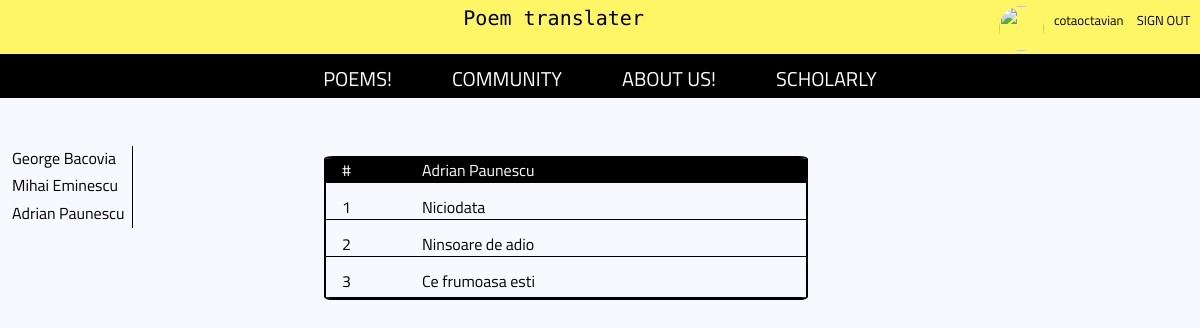
/poems/authorsPoem/4 (signed in), run on the app's committed database.
### tables this page shows
CREATE TABLE `autor` (
  `ID` int(11) NOT NULL,
  `nume` varchar(256) NOT NULL
);

CREATE TABLE `poezie_romana` (
  `ID` int(11) NOT NULL,
  `poezie` text NOT NULL,
  `id_autor` int(11) NOT NULL,
  `titlu` varchar(256) NOT NULL
);

### libs/View.php (called while the page is built, shortened)
<?php
class View {
    public function render($name){
        require 'views/' . $name . '.php';
    }
}

### controllers/PoemsController.php (called while the page is built, shortened)
<?php
require 'models/poems_model.php';
class Poems extends Controller{
    function __construct(){
        $this->view = new View();
        $this->model = new Poems_Model();
    }
    function authorsPoem($var){
        $this->view->authorData=$this->model->authors();
        $this->view->poemData=$this->model->authorsPoem($var);
        $this->view->render('poems/index');
    }
}

### index.php (called while the page is built, shortened)
<?php
$app = new App();

### libs/Session.php (called while the page is built, shortened)
<?php
class Session{
    public static function get($key){
        if(isset($_SESSION[$key]))
        return $_SESSION[$key];
    }
}

### libs/Model.php (called while the page is built)
<?php
require_once 'classes/Database.php';
class Model
{
    function __construct(){
            $this->db=Database::instance();
    }
}

### libs/classes/Database.php (called while the page is built, shortened)
<?php
class Database
{
    protected static $instance = null;
    public static function instance()
    {
        if(self::$instance === null){
            $options = array(
                PDO::ATTR_ERRMODE => PDO::ERRMODE_EXCEPTION,
                PDO::ATTR_DEFAULT_FETCH_MODE => PDO::FETCH_ASSOC,
                PDO::ATTR_EMULATE_PREPARES => false,
            );
            $dns = 'mysql:host='.DATABASE_HOST.';dbname='.DATABASE_NAME.';charset='.DATABASE_CHAR;
            self::$instance = new PDO($dns,DATABASE_USER,DATABASE_PASS,$options);
        }
        return self::$instance;
    }
}

### models/poems_model.php (called while the page is built, shortened)
<?php
class Poems_Model extends Model
{
    public function authors()
    {
        $sth=$this->db->prepare("SELECT nume,id FROM autor");
        $sth->execute();
        $data=$sth->fetchAll(PDO::FETCH_ASSOC);
        $count = $sth->rowCount();
        if($count){
            return $data;
        }
        else echo "No results found";
    }
    public function authorsPoem($var)
    {
        $data = [
            ':id' => $var,
        ];
        $sth=$this->db->prepare("SELECT p.id_autor, p.titlu,a.nume FROM poezie_romana p
                                           JOIN autor a on p.id_autor=a.id
                                           WHERE p.id_autor=:id");
        $sth->execute($data);
        $result=$sth->fetchAll(PDO::FETCH_ASSOC);
        $count = $sth->rowCount();
        if($count>0){
            return $result;
        }
        else echo "No results found!";
    }
}

### views/poems/index.php (the view, shortened to what this page needs)
<!DOCTYPE html>
<html lang="en">
<head>
    <link rel="stylesheet" href="/assets/style.css">
</head>
<body>
<nav class="nav1">
    <a class="a1" href="../../../index"> Poem translater </a>
    <?php
    if (Session::get('loggedIn') == true): ?>
        <a href="<?php echo URL; ?>../../dashboard/logout" class="sign-in-up-position"> SIGN OUT </a>
        <a href="../../profile"" class = "sign-in-up-position"> <?php echo Session::get('username') ?> </a>
        <img src="../../<?php echo Session::get('photo') ?>" alt="" id="profile-picture"/>
    <?php else: ?>
        <a href="../../signin" class="sign-in-up-position"> SIGN IN </a>
        <a href="../../signup" class="sign-in-up-position"> SIGN UP </a>
    <?php endif; ?>
</nav>
<nav class="menu-bar">
    <a href="../../poems/authorsPoem/1"> POEMS! </a>
    <a href="../../community"> COMMUNITY </a>
    <a href="../../aboutus"> ABOUT US! </a>
    <a href = "../../scholarly"> SCHOLARLY </a>
</nav>
<div class="table-summary">
    <?php
    foreach ($this->authorData as $var) {
        echo "<a href='../../poems/authorsPoem/" . $var['id'] . "'> " . $var['nume'] . " </a>";
    }
    ?>
</div>
<div class="table-poems">
    <p>#</p>
    <?php
    foreach ($this->poemData as  $var) {
        echo '<p>' . $var['nume'] . '</p>';
        break;
    }
    ?>
    <?php
    $cnt=1;
    foreach ($this->poemData as  $val){
        echo '<span>'.$cnt.' </span>';
        echo '<a href="../../poem/poezie/'.$var['id_autor'].'/'.$val['titlu'].'/english">'. $val['titlu'] .'</a>';
        $cnt++;
    }
    ?>
</div>
</body>
</html>

### libs/App.php (shortened to what this page needs)
<?php
class App
{
    function __construct()
    {
        $url = isset($_GET['url']) ? $_GET['url'] : null;
        $url = rtrim($url, '/');
        $url = explode('/', $url);
        if (empty($url[0])) {
            require_once 'controllers/IndexController.php';
            $controller = new Index();
            $controller->index();
            return false;
        } else {
            $controller = new $url[0];
            if(isset($url[6])) {
                $controller->{$url[1]}($url[2], $url[3], $url[4], $url[5], $url[6]);
            } else if(isset($url[5])) {
                $controller->{$url[1]}($url[2], $url[3], $url[4], $url[5]);
            } else if(isset($url[4])){
                $controller->{$url[1]}($url[2], $url[3], $url[4]);
            } else if (isset($url[3])) {
                $controller->{$url[1]}($url[2], $url[3]);
            } else if (isset($url[2])) {
                $controller->{$url[1]}($url[2]);
            }
        }
    }
}

### assets/style.css (style rules this page uses)
.table-summary { border-right: 1px solid black; display: grid; grid-template-columns: 1fr; margin-top: 4%; padding-left: 1%; width: 10%; }
.table-summary a { color: #000; font-family: 'Titillium Web', sans-serif; margin-bottom: 3%; text-decoration: none; }
.table-poems { border: 2px solid black; border-radius: 2%; display: grid; grid-row-gap: .75em; grid-template-columns: 0.5fr 2.5fr; left: 27%; margin-top: 4%; overflow: hidden; position: absolute; text-align: left; top: 13.5%; width: 40%; }
.table-poems a { border-bottom: 1px solid black; color: #000; font-family: 'Titillium Web', sans-serif; padding-left: 1em; text-decoration: none; }
.table-poems a:last-child { color: #000; font-family: 'Titillium Web', sans-serif; padding-bottom: .25em; padding-left: 1em; text-decoration: none; }
.table-poems p { background-color: #000; border-bottom: 1px solid black; color: #fff; font-family: 'Titillium Web', sans-serif; margin: 0; padding-left: 1em; }
.table-poems span { border-bottom: 1px solid black; font-family: 'Titillium Web', sans-serif; padding-left: 1em; }
.menu-bar { background-color: #000; height: 2.5em; padding-top: 0.3%; width: 100%; display:flex; flex-direction: row; justify-content: center; }
.nav1 { background-color: #FFF666; display: inline-block; height: 3.0em; padding-top: 0.5%; text-align: center; width: 100%; }
.a1 { color: #000; font-family: 'Monoton', cursive; font-size: 20px; margin-left: 9%; text-align: center; text-decoration: none; }
.menu-bar a { color: #fff; font-family: 'Titillium Web', sans-serif; font-size: 20px; padding: 5px 30px; text-decoration: none; }
.sign-in-up-position { color: #000; float: right; font-family: 'Titillium Web', sans-serif; font-size: 13px; margin: 0.3%; padding-right: 0.5%; text-decoration: none; }
#profile-picture { width:45px; height:45px; float: right; border-radius: 100%; margin-right:0.5%; }
body { background-color: ghostwhite; margin: 0; }

### data on the page
autor: nume "George Bacovia"
autor: nume "Mihai Eminescu"
autor: nume "Adrian Paunescu"
poezie_romana: id_autor.nume "Adrian Paunescu", titlu "Niciodata"
poezie_romana: titlu "Ninsoare de adio"
poezie_romana: titlu "Ce frumoasa esti"

### other printed values
Session::get('username') "cotaoctavian"
